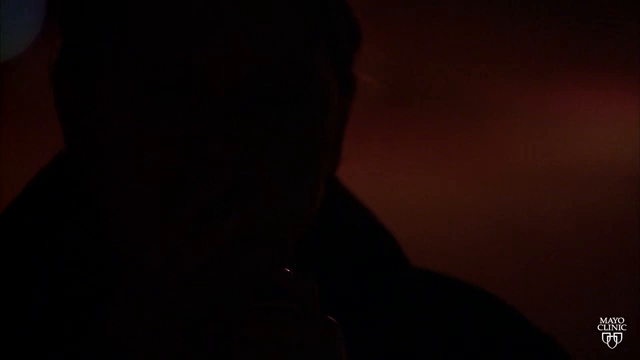
#> input picture frame 0 of video.mp4, 640 x 360 px
$ python test_single_split.py
#> lines starting #> are read from the running program, lines starting #| are printed output that depends on the picture
import cv2
from PIL import Image
import json
import os
from datetime import datetime

# remove all the images in the current directory
os.system("rm -rf images")


def create_folder_structure():
    # Create main images directory if it doesn't exist
    if not os.path.exists("images"):
        os.makedirs("images")

    # Create a timestamped folder for this run
    timestamp = datetime.now().strftime("%Y%m%d_%H%M%S")
    run_folder = os.path.join("images", timestamp)
    os.makedirs(run_folder)

    return run_folder


def extract_frames(video_path):
#> called with video_path = 'video.mp4'
    run_folder = create_folder_structure()
    coordinates_data = {
        "video_path": video_path,
        "frame_size": {"width": 320, "height": 180},
        "frames": [],
    }

    # Open the video file
    cap = cv2.VideoCapture(video_path)

    # Get video properties
    fps = int(cap.get(cv2.CAP_PROP_FPS))
    total_frames = int(cap.get(cv2.CAP_PROP_FRAME_COUNT))
    duration = total_frames / fps

    # Extract 10 frames per second
    frames_per_second = 3
    frame_interval = fps // frames_per_second
    total_frames_to_extract = int(duration * frames_per_second)

    target_size = (320, 180)  # Frame size

    for frame_num in range(total_frames_to_extract):
        frame_pos = frame_num * frame_interval
        cap.set(cv2.CAP_PROP_POS_FRAMES, frame_pos)
        ret, frame = cap.read()

        if ret:
            # Convert and resize frame
            frame_rgb = cv2.cvtColor(frame, cv2.COLOR_BGR2RGB)
            resized_frame = cv2.resize(frame_rgb, target_size)
            frame_img = Image.fromarray(resized_frame)

            # Save the frame
            frame_path = os.path.join(run_folder, f"frame_{frame_num + 1}.jpg")
            frame_img.save(frame_path)

            # Store frame information
            frame_info = {
                "frame_number": frame_num + 1,
                "filename": f"frame_{frame_num + 1}.jpg",
                "video_frame_position": int(frame_pos),
                "timestamp": frame_pos / fps,
                "smoking": False,
                "drinking": False,
            }
            coordinates_data["frames"].append(frame_info)
#> this loop made 31 passes
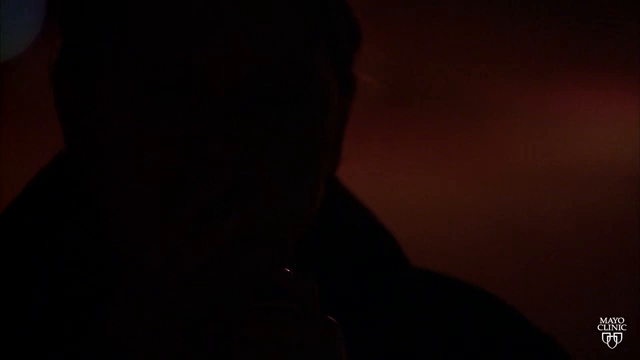
#> input picture frame 0 of video.mp4, 640 x 360 px
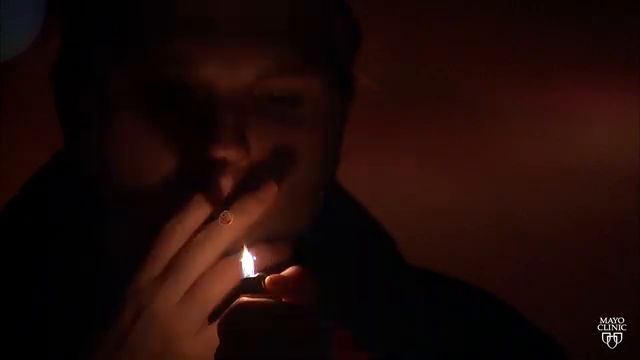
#> input picture frame 9 of video.mp4, 640 x 360 px
#> after the loop:
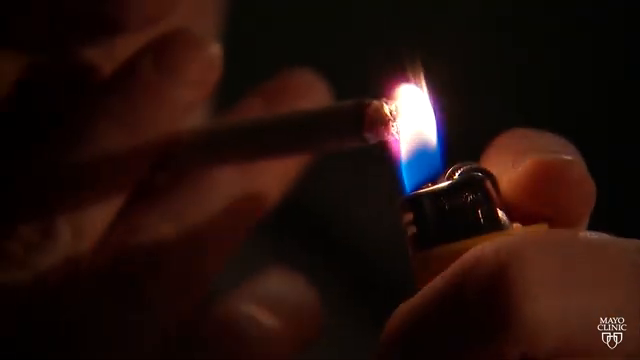
#> frame: shape (360, 640, 3); mean B, G, R 12.2, 16.6, 35.4

    cap.release()

    # Save coordinates data to JSON
    json_path = os.path.join(run_folder, "coordinates.json")
    with open(json_path, "w") as f:
        json.dump(coordinates_data, f, indent=4)

    return run_folder


# Usage
if __name__ == "__main__":
    video_path = "video.mp4"
    output_folder = extract_frames(video_path)
    print(f"Processing complete. Output saved in: {output_folder}")

$ run again, starting later in the video
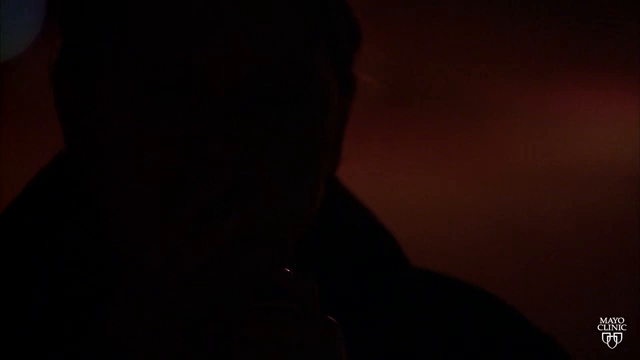
#> input picture frame 0 of video.mp4, 640 x 360 px
#> the loop in extract_frames, `for frame_num in range(total_frames_to_extract):` made 31 passes
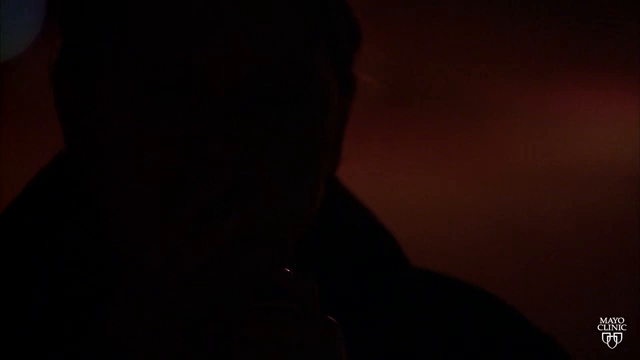
#> input picture frame 0 of video.mp4, 640 x 360 px
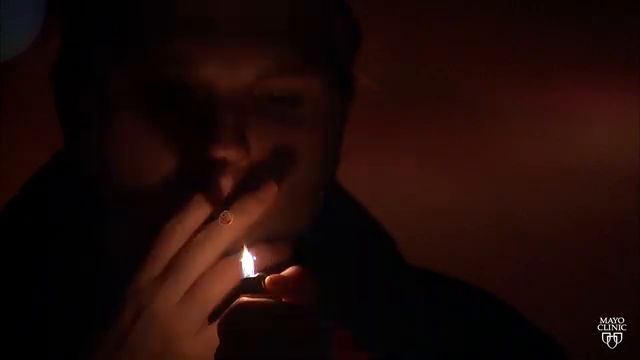
#> input picture frame 9 of video.mp4, 640 x 360 px

$ run again, starting later in the video
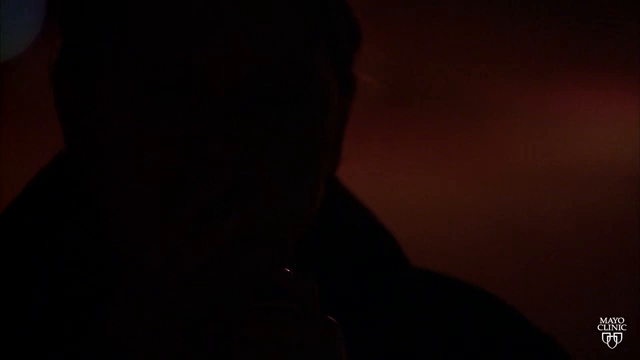
#> input picture frame 0 of video.mp4, 640 x 360 px
#> the loop in extract_frames, `for frame_num in range(total_frames_to_extract):` made 31 passes
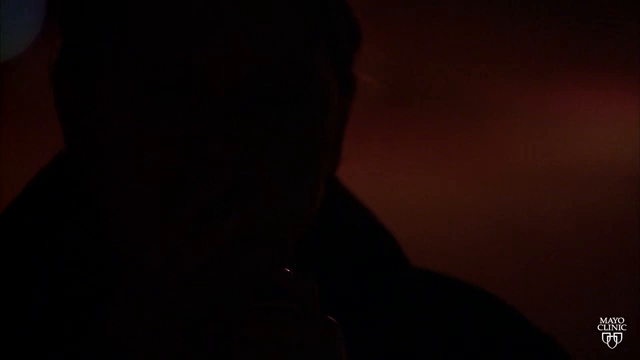
#> input picture frame 0 of video.mp4, 640 x 360 px
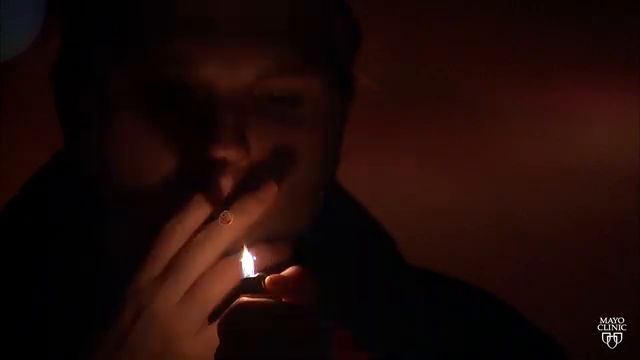
#> input picture frame 9 of video.mp4, 640 x 360 px
